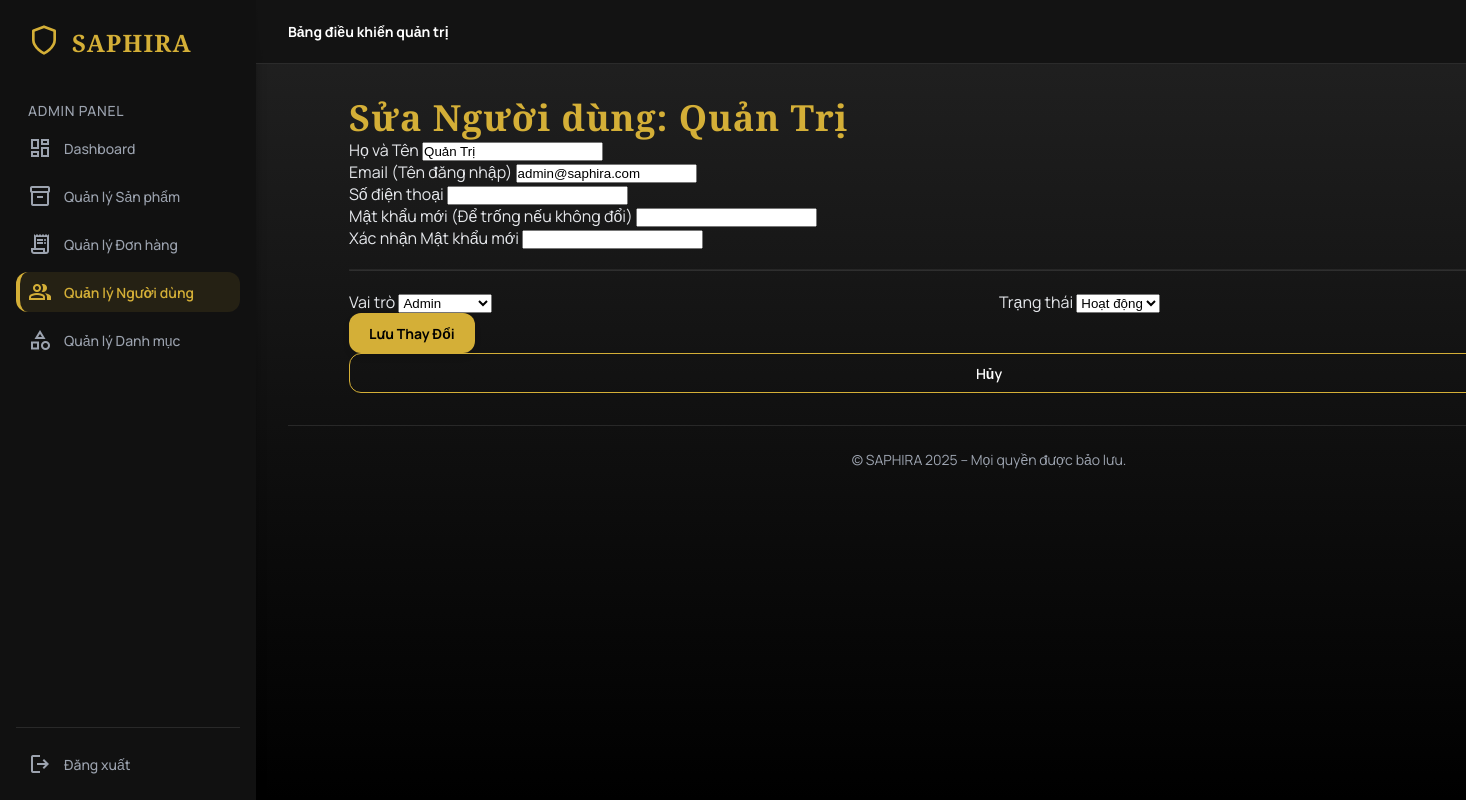
Screenshot of /admin/customer_edit.php?id=1 (signed in) with the database file from the repository.
### tables this page shows
CREATE TABLE `nguoi_dung` (
  `ma_nguoi_dung` int NOT NULL,
  `ho_ten` varchar(255) DEFAULT NULL,
  `email` varchar(255) NOT NULL,
  `mat_khau` varchar(255) NOT NULL,
  `so_dien_thoai` varchar(20) DEFAULT NULL,
  `vai_tro` enum('quan_tri','khach_hang','nhan_vien') DEFAULT 'khach_hang',
  `trang_thai` tinyint DEFAULT '1',
  `anh_dai_dien` varchar(500) DEFAULT NULL,
  `thoi_gian_tao` datetime DEFAULT CURRENT_TIMESTAMP,
  `thoi_gian_cap_nhat` datetime DEFAULT CURRENT_TIMESTAMP ON UPDATE CURRENT_TIMESTAMP
);

### admin/customer_edit.php (the view, shortened to what this page needs)
<?php
include '../config/db_connect.php';
$errors = [];
$ho_ten = ''; $email = ''; $sdt = '';
$vai_tro = 'khach_hang'; $trang_thai = 1;
if ($_SERVER['REQUEST_METHOD'] == 'POST') {
    $ma_nd = (int)$_POST['mand'];
    $ho_ten = mysqli_real_escape_string($conn, $_POST['fullname']);
    $email = mysqli_real_escape_string($conn, $_POST['email']);
    $sdt = mysqli_real_escape_string($conn, $_POST['phone']);
    $vai_tro = ($_POST['quyentc'] == 1) ? 'quan_tri' : 'khach_hang';
    $trang_thai = (int)$_POST['trangthai'];
    if (empty($ho_ten)) $errors[] = 'Vui lòng nhập họ và tên.';
    if (empty($email)) $errors[] = 'Vui lòng nhập email.';
    $sql_check_email = "SELECT ma_nguoi_dung FROM nguoi_dung WHERE email = '$email' AND ma_nguoi_dung != $ma_nd";
    $result_check = mysqli_query($conn, $sql_check_email);
    if (mysqli_num_rows($result_check) > 0) {
        $errors[] = 'Email này đã được sử dụng bởi tài khoản khác.';
    }
    mysqli_free_result($result_check);
    $mat_khau_sql = "";
    if (!empty($_POST['password'])) {
        if ($_POST['password'] != $_POST['password_confirm']) {
            $errors[] = 'Mật khẩu xác nhận không khớp.';
        } else {
            $mat_khau_hashed = md5($_POST['password']);
            $mat_khau_sql = ", mat_khau = '$mat_khau_hashed'";
        }
    }
    if (empty($errors)) {
        $sql_update = "
            UPDATE nguoi_dung SET
                ho_ten = '$ho_ten',
                email = '$email',
                so_dien_thoai = '$sdt',
                vai_tro = '$vai_tro',
                trang_thai = $trang_thai
                $mat_khau_sql
            WHERE ma_nguoi_dung = $ma_nd
        ";
        if (mysqli_query($conn, $sql_update)) {
            header('Location: admincustomers.php?status=edit_success');
            exit();
        } else {
            $errors[] = 'Lỗi CSDL: ' . mysqli_error($conn);
        }
    }
} elseif (isset($_GET['id'])) {
    $ma_nd = (int)$_GET['id'];
    $sql_get = "SELECT ho_ten, email, so_dien_thoai, vai_tro, trang_thai FROM nguoi_dung WHERE ma_nguoi_dung = $ma_nd";
    $result_get = mysqli_query($conn, $sql_get);
    if (mysqli_num_rows($result_get) == 1) {
        $user = mysqli_fetch_assoc($result_get);
        $ho_ten = $user['ho_ten'];
        $email = $user['email'];
        $sdt = $user['so_dien_thoai'];
        $vai_tro = $user['vai_tro'];
        $trang_thai = $user['trang_thai'];
    } else {
        header('Location: admincustomers.php');
        exit();
    }
} else {
    header('Location: admincustomers.php');
    exit();
}
?>
<!DOCTYPE html>
<html lang="vi">
<head>
    <link rel="stylesheet" href="../public/css/style-admin.css" />
</head>
<body>
    <aside class="admin-sidebar" id="admin-sidebar">
        <div>
            <div class="sidebar-logo">
                <div class="sidebar-logo-icon">
                    <svg fill="none" height="24" stroke="currentColor" stroke-linecap="round" stroke-linejoin="round" stroke-width="2" viewbox="0 0 24 24" width="24" xmlns="http://www.w3.org/2000/svg"><path d="M12 22s8-4 8-10V5l-8-3-8 3v7c0 6 8 10 8 10z"></path></svg>
                </div>
                <h2 class="sidebar-logo-text">SAPHIRA</h2>
            </div>
            <nav class="sidebar-nav">
                <h1 class="nav-section-title">ADMIN PANEL</h1>
                <a href="admin.php" class="sidebar-link">
                    <span class="material-symbols-outlined">dashboard</span>
                    <p>Dashboard</p>
                </a>
                <a href="adminproducts.php" class="sidebar-link">
                    <span class="material-symbols-outlined">inventory_2</span>
                    <p>Quản lý Sản phẩm</p>
                </a>
                <a href="admindonhang.php" class="sidebar-link">
                    <span class="material-symbols-outlined">receipt_long</span>
                    <p>Quản lý Đơn hàng</p>
                </a>
                <a href="admincustomers.php" class="sidebar-link active">
                    <span class="material-symbols-outlined">group</span>
                    <p>Quản lý Người dùng</p>
                </a>
                <a href="admincategories.php" class="sidebar-link">
                    <span class="material-symbols-outlined">category</span>
                    <p>Quản lý Danh mục</p>
                </a>
            </nav>
        </div>
        <div class="sidebar-footer">
            <a href="../main.php?r=logout" class="sidebar-link">
                <span class="material-symbols-outlined">logout</span>
                <p>Đăng xuất</p>
            </a>
        </div>
    </aside>
    <div class="admin-main-content">
        <header class="admin-topbar">
            <div class="topbar-left">
                <h2 class="topbar-title">Bảng điều khiển quản trị</h2>
            </div>
        </header>
        <main class="admin-main-area">
            <div class="admin-container">
                <div class="mb-8">
                    <h1 class="page-title">Sửa Người dùng: <?php echo htmlspecialchars($ho_ten); ?></h1>
                </div>
                <div class="form-card-admin">
                    <form action="customer_edit.php" method="POST">
                        <div class="form-group-admin">
                            <label for="fullname" class="form-label-admin">Họ và Tên</label>
                            <input type="text" id="fullname" name="fullname" class="form-input-admin" value="<?php echo htmlspecialchars($ho_ten); ?>" required>
                        </div>
                        <div class="form-group-admin">
                            <label for="email" class="form-label-admin">Email (Tên đăng nhập)</label>
                            <input type="email" id="email" name="email" class="form-input-admin" value="<?php echo htmlspecialchars($email); ?>" required>
                        </div>
                        <div class="form-group-admin">
                            <label for="phone" class="form-label-admin">Số điện thoại</label>
                            <input type="tel" id="phone" name="phone" class="form-input-admin" value="<?php echo htmlspecialchars($sdt); ?>">
                        </div>
                        <div class="form-group-admin">
                            <label for="password" class="form-label-admin">Mật khẩu mới (Để trống nếu không đổi)</label>
                            <input type="password" id="password" name="password" class="form-input-admin">
                        </div>
                        <div class="form-group-admin">
                            <label for="password_confirm" class="form-label-admin">Xác nhận Mật khẩu mới</label>
                            <input type="password" id="password_confirm" name="password_confirm" class="form-input-admin">
                        </div>
                        <hr style="border-color: var(--color-border); margin: 20px 0;">
                        <div style="display: flex; gap: 20px;">
                            <div class="form-group-admin" style="flex: 1;">
                                <label for="quyentc" class="form-label-admin">Vai trò</label>
                                <select id="quyentc" name="quyentc" class="form-input-admin">
                                    <option value="1" <?php echo ($vai_tro == 'quan_tri') ? 'selected' : ''; ?>>Admin</option>
                                </select>
                            </div>
                            <div class="form-group-admin" style="flex: 1;">
                                <label for="trangthai" class="form-label-admin">Trạng thái</label>
                                <select id="trangthai" name="trangthai" class="form-input-admin">
                                    <option value="1" <?php echo ($trang_thai == 1) ? 'selected' : ''; ?>>Hoạt động</option>
                                </select>
                            </div>
                        </div>
                        <div class="form-actions-admin">
                            <button type="submit" class="btn-primary-admin">Lưu Thay Đổi</button>
                            <a href="admincustomers.php" class="btn-secondary-admin" style="text-decoration: none;">Hủy</a>
                        </div>
                    </form>
                </div>
            </div>
            <footer class="admin-footer">
                <p>© SAPHIRA 2025 – Mọi quyền được bảo lưu.</p>
            </footer>
        </main>
    </div>
</body>
</html>

### rows the page displays
nguoi_dung: ho_ten "Quản Trị", fullname "Quản Trị", email "admin@saphira.com", quyentc "Admin", trangthai "Hoạt động"
